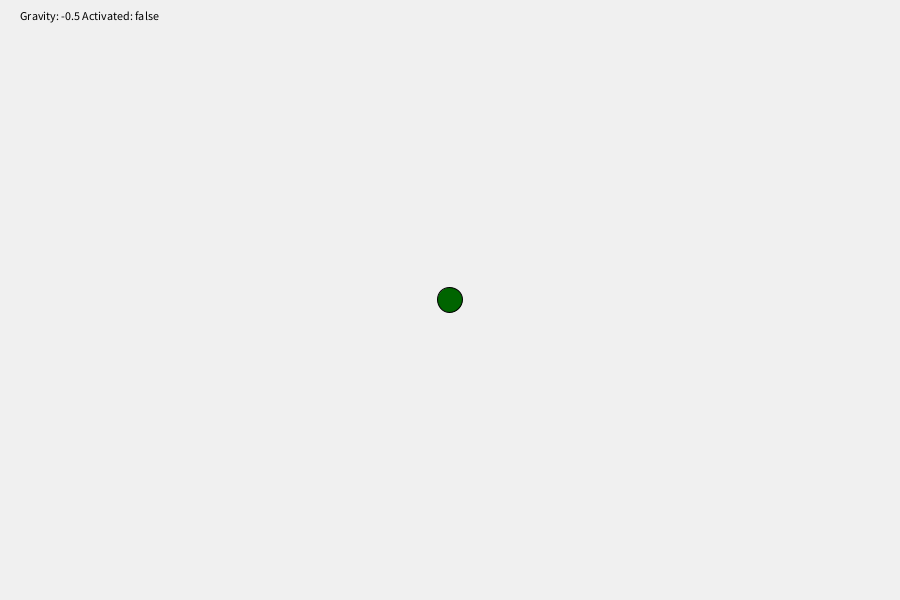
Frame 1 (no input)
Frame 60 (the mouse pressed at the canvas centre just before this capture): identical to frame 1, image omitted
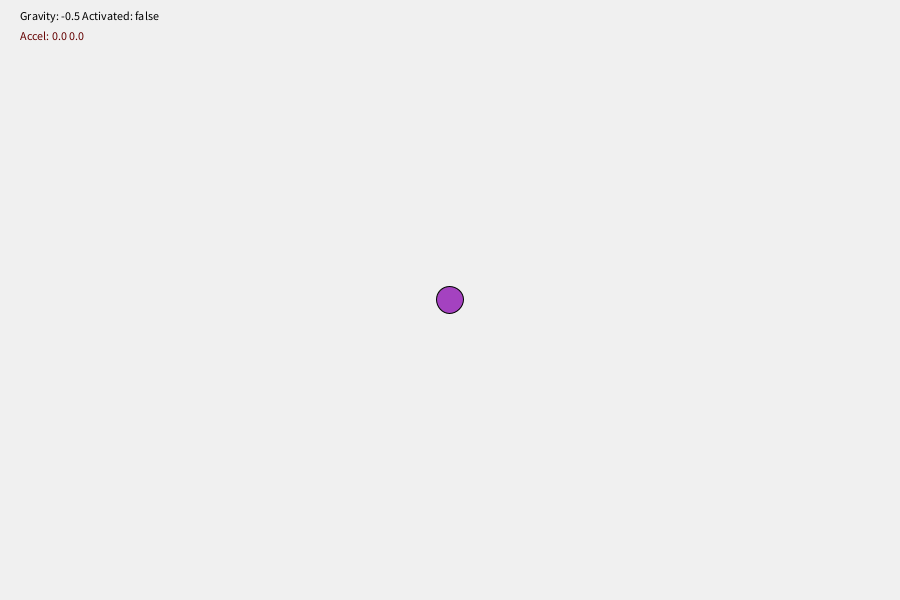
Frame 120 (the mouse held since frame 60 and released just before this capture)

The Processing sketch that drew these frames (run headless with seeded random() and noise(); from frame 60 on, the mouse is pressed at the canvas centre):

// Processing sketch: Phisics
// ── Phisics.pde

node[] nodes;
float G = 0.5;
boolean acG = false;
int numberOfNodes = 1;
node over;

void setup()

{

size(900,600);

nodes = new node[500];
nodes[0] = new node(width / 2,height / 2,20.75,color(0,100,0),nodes);
//nodes[1] = new node(350,300,25.75,color(0,0,100),nodes); 
//nodes[2] = new node(300,200,25.75,color(100,0,0),nodes); 
}

void draw() 

{

  background(240);
  
  
  
for (node n: nodes) {
  if (n != null) {
  if(acG)n.update(G); else n.update(0.0); 
  n.display(); }
}
  fill(0);
  String text = "Gravity: " + str(-G) + " Activated: " + str(acG); 
  text(text,20,20);
  fill(color(100,0,0));
  if (over != null) text("Accel: " + str(over.a.x) + " " + str(over.a.y),20,40);
  
}

void keyPressed() {

  if (key == 'g' || key == 'G') {
    if (acG) acG = false; else acG = true;
  }

}

void mousePressed() {


createNode(mouseX, mouseY,nodes); 

}

void createNode(float tX, float tY, node[] nds) 

{

numberOfNodes++;
nodes[numberOfNodes - 1] = new node(tX,tY,22,color(random(0,255),random(0,255),random(0,255)),nds);


}
// ── Node.pde


class node 

{

PVector f = new PVector(0,0); // Fisica
PVector a = new PVector(0,0);
PVector v = new PVector(0,0);
PVector x = new PVector(0,0);
PVector[] forces;
float mass;

color Color;

node[] attachedNodes;
  
node (float tempX,float tempY, float tempM, color tempC, node[] tempAttach)

{
x = new PVector(tempX,tempY);
Color = tempC;
mass = tempM;
attachedNodes = tempAttach;
forces  = new PVector[attachedNodes.length];
}

void update(float g) 
{
//Calcula todas las fuerzas
f.set(0,0);
for(int i = 0;i < numberOfNodes;i++)  
{
if (attachedNodes[i] != this) {
float angle = atan(attachedNodes[i].x.x / attachedNodes[i].x.y); 
PVector externalForce = new PVector(attachedNodes[i].mass * g * cos(angle),attachedNodes[i].mass * g * sin(angle));
f.add(externalForce); }
} 
if (x.y + (mass * 1.2 / 2) >= height) {f.set(f.x,-mass * g);}
//Aceleracion
a.x = f.x / mass;
a.y = f.y / mass + g;
//Ecuaciones del MRUA
//a.set(0,4.5);
v.add(a);
x.add(v);
x.y = constrain(x.y,0 + mass * 1.2 / 2,height - mass * 1.2 / 2);
x.x = constrain(x.x,0 + mass * 1.2 / 2,width - mass * 1.2 / 2);
//println(v.y);
}

void display() {
  
for (node n: attachedNodes)  
  {
    if (n != null) {
   strokeWeight(8);
   stroke(100);
   line(x.x,x.y,n.x.x,n.x.y); }
  }

strokeWeight(1);
stroke(0);
if (x.dist(new PVector(mouseX,mouseY)) <= mass * 1.2/2) { 
fill(Color - 50);
over = this;
} 
else fill(Color);
ellipse(x.x,x.y,mass * 1.2,mass * 1.2);
}

void addJoin(node newNode) 

{

 node[] attachedNode = (node[]) append(attachedNodes, newNode);

}

}
